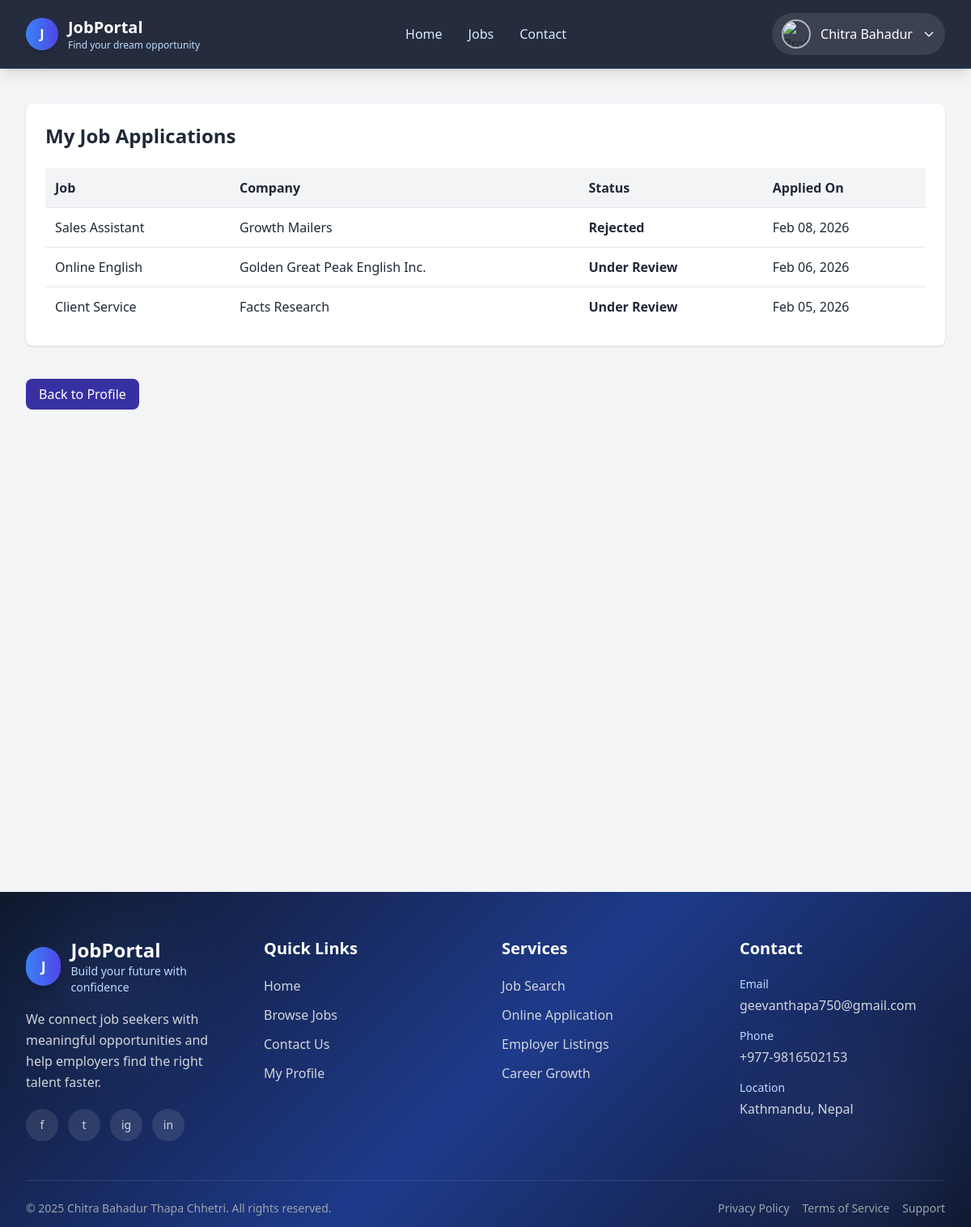
/my-jobs/ (signed in), run on the app's committed database.
### jobs/models.py (models this page shows, shortened)
class JobApplication(models.Model):
    STATUS_CHOICES = (
        ('applied', 'Applied'),
        ('reviewing', 'Under Review'),
        ('shortlisted', 'Shortlisted'),
        ('rejected', 'Rejected'),
        ('selected', 'Selected'),
    )
    job = models.ForeignKey(
        Job,
        on_delete=models.CASCADE,
        related_name='applications'
    )
    user = models.ForeignKey(User, on_delete=models.CASCADE)
    full_name = models.CharField(max_length=150)
    email = models.EmailField()
    phone = models.CharField(max_length=15)
    photo = CloudinaryField('application_photo', blank=True, null=True)
    resume = CloudinaryField('resume', resource_type='raw', blank=True, null=True)
    applied_at = models.DateTimeField(default=timezone.now)
    status = models.CharField(
        max_length=20,
        choices=STATUS_CHOICES,
        default='applied'
    )
    class Meta:
        unique_together = ('job', 'user')
        ordering = ['-applied_at']

class Job(models.Model):
    JOB_TYPE_CHOICES = (
        ('FT', 'Full Time'),
        ('PT', 'Part Time'),
        ('IN', 'Internship'),
        ('CT', 'Contract'),
    )
    title = models.CharField(max_length=200)
    company_name = models.CharField(max_length=200)
    location = models.CharField(max_length=200)
    job_type = models.CharField(max_length=2, choices=JOB_TYPE_CHOICES)
    salary = models.CharField(max_length=100, blank=True, null=True)
    description = models.TextField()
    requirements = models.TextField()
    posted_by = models.ForeignKey(User, on_delete=models.CASCADE)
    posted_at = models.DateTimeField(auto_now_add=True)
    is_active = models.BooleanField(default=True)
    featured = models.BooleanField(default=False)

### jobs/views.py (the view)
# urls.py: path('my-jobs/', views.my_jobs, name='my_jobs'),
@login_required
def my_jobs(request):
    applications = JobApplication.objects.filter(
        user=request.user
    ).select_related('job')
    return render(request, 'jobs/my_jobs.html', {
        'applications': applications
    })

### jobs/context_processors.py (called while the page is built)
def user_profile(request):
    if request.user.is_authenticated:
        profile, _ = Profile.objects.get_or_create(user=request.user)
        return {'profile': profile}
    return {}

### jobs/templates/jobs/my_jobs.html (shortened to what this page needs)
{% extends 'jobs/base.html' %}
{% block content %}
<div class="max-w-6xl mx-auto mt-20 mb-12 bg-white dark:bg-gray-800 rounded-lg shadow p-6">
    <h2 class="text-2xl font-bold mb-6 text-gray-800 dark:text-white">
        My Job Applications
    </h2>
    {% if applications %}
    <div class="overflow-x-auto">
        <table class="w-full border-collapse">
            <thead>
                <tr class="bg-gray-100 dark:bg-gray-700">
                    <th class="p-3 text-left">Job</th>
                    <th class="p-3 text-left">Company</th>
                    <th class="p-3 text-left">Status</th>
                    <th class="p-3 text-left">Applied On</th>
                </tr>
            </thead>
            <tbody>
                {% for app in applications %}
                <tr class="border-t">
                    <td class="p-3">{{ app.job.title }}</td>
                    <td class="p-3">{{ app.job.company_name }}</td>
                    <td class="p-3 font-semibold">
                        {{ app.get_status_display }}
                    </td>
                    <td class="p-3">
                        {{ app.applied_at|date:"M d, Y" }}
                    </td>
                </tr>
                {% endfor %}
            </tbody>
        </table>
    </div>
    {% else %}
        <p class="text-gray-500 dark:text-gray-400">
            You have not applied for any jobs yet.
        </p>
    {% endif %}
</div>
<div class="mt-4">
    <a href="{% url 'profile' %}" class="px-4 py-2 bg-indigo-800 text-white rounded-lg hover:bg-indigo-700">
                    Back to Profile
                </a>
                </div>
{% endblock %}

### jobs/templates/jobs/base.html (shortened to what this page needs)
<!doctype html>
<html lang="en">
  <head>
    <script src="https://cdn.tailwindcss.com"></script>
  </head>
  <body class="bg-gray-100 text-gray-800">
    <nav
      x-data="{ isOpen: false, profileOpen: false }"
      class="fixed top-0 left-0 w-full z-50 border-b border-blue-400/20 nav-glass shadow-lg"
    >
      <div class="max-w-7xl mx-auto px-4 sm:px-6 lg:px-8">
        <div class="flex items-center justify-between py-4">
          <a href="{% url 'home' %}" class="flex items-center gap-3">
            <div class="w-10 h-10 rounded-full bg-gradient-to-r from-blue-500 to-indigo-600 flex items-center justify-center text-white font-bold shadow-lg">
              J
            </div>
            <div>
              <h1 class="text-lg sm:text-xl font-bold text-white leading-tight">JobPortal</h1>
              <p class="text-xs text-blue-200 hidden sm:block">Find your dream opportunity</p>
            </div>
          </a>
          <div class="hidden md:flex items-center space-x-8">
            <a href="{% url 'home' %}" class="text-blue-100 hover:text-white font-medium transition">Home</a>
            <a href="{% url 'job_list' %}" class="text-blue-100 hover:text-white font-medium transition">Jobs</a>
            <a href="{% url 'contact' %}" class="text-blue-100 hover:text-white font-medium transition">Contact</a>
          </div>
          <div class="flex items-center gap-3 sm:gap-4">
            {% if user.is_authenticated %}
            <div class="relative">
              <button
                @click="profileOpen = !profileOpen"
                class="flex items-center gap-2 sm:gap-3 focus:outline-none bg-white/10 hover:bg-white/20 px-2 sm:px-3 py-2 rounded-full transition"
              >
                <img
                  src="{% if profile and profile.photo %}{{ profile.photo.url }}{% else %}https://ui-avatars.com/api/?name={{ user.get_full_name|default:user.username }}{% endif %}"
                  class="w-9 h-9 rounded-full object-cover border-2 border-white/60"
                  alt="Profile"
                />
                <span class="hidden sm:inline text-white font-medium max-w-[120px] truncate">
                  {{ user.first_name|default:user.username }}
                </span>
                <svg class="w-4 h-4 text-white hidden sm:block" fill="none" stroke="currentColor" viewBox="0 0 24 24">
                  <path stroke-linecap="round" stroke-linejoin="round" stroke-width="2" d="M19 9l-7 7-7-7"></path>
                </svg>
              </button>
            </div>
            {% endif %}
          </div>
        </div>
      </div>
    </nav>
    <main class="max-w-7xl mx-auto mt-28 sm:mt-32 px-4 sm:px-6 lg:px-8 min-h-[60vh]">
      {% block content %}{% endblock %}
    </main>
    <footer class="footer-gradient text-gray-300 mt-16 relative overflow-hidden">
      <div class="absolute inset-0 opacity-10">
        <div class="absolute top-10 left-10 w-40 h-40 bg-blue-400 rounded-full blur-3xl"></div>
        <div class="absolute bottom-10 right-10 w-52 h-52 bg-indigo-400 rounded-full blur-3xl"></div>
      </div>
      <div class="relative max-w-7xl mx-auto px-4 sm:px-6 lg:px-8 py-14">
        <div class="grid grid-cols-1 sm:grid-cols-2 lg:grid-cols-4 gap-10">
          <div class="sm:col-span-2 lg:col-span-1">
            <div class="flex items-center gap-3 mb-4">
              <div class="w-12 h-12 rounded-full bg-gradient-to-r from-blue-500 to-indigo-600 flex items-center justify-center text-white font-bold text-lg shadow-lg">
                J
              </div>
              <div>
                <h2 class="text-2xl font-bold text-white">JobPortal</h2>
                <p class="text-sm text-blue-200">Build your future with confidence</p>
              </div>
            </div>
            <p class="text-gray-300 leading-relaxed mb-5">
              We connect job seekers with meaningful opportunities and help employers find the right talent faster.
            </p>
            <div class="flex items-center gap-3">
              <a href="#" class="social-icon w-10 h-10 rounded-full bg-white/10 hover:bg-blue-600 flex items-center justify-center">
                <span class="text-sm">f</span>
              </a>
              <a href="#" class="social-icon w-10 h-10 rounded-full bg-white/10 hover:bg-sky-500 flex items-center justify-center">
                <span class="text-sm">t</span>
              </a>
              <a href="#" class="social-icon w-10 h-10 rounded-full bg-white/10 hover:bg-pink-600 flex items-center justify-center">
                <span class="text-sm">ig</span>
              </a>
              <a href="#" class="social-icon w-10 h-10 rounded-full bg-white/10 hover:bg-blue-700 flex items-center justify-center">
                <span class="text-sm">in</span>
              </a>
            </div>
          </div>
          <div>
            <h3 class="text-xl font-semibold text-white mb-5">Quick Links</h3>
            <ul class="space-y-3">
              <li><a href="{% url 'home' %}" class="footer-link text-gray-300 hover:text-white inline-block">Home</a></li>
              <li><a href="{% url 'job_list' %}" class="footer-link text-gray-300 hover:text-white inline-block">Browse Jobs</a></li>
              <li><a href="{% url 'contact' %}" class="footer-link text-gray-300 hover:text-white inline-block">Contact Us</a></li>
              {% if user.is_authenticated and not user.is_staff %}
              <li><a href="{% url 'profile' %}" class="footer-link text-gray-300 hover:text-white inline-block">My Profile</a></li>
              {% endif %}
            </ul>
          </div>
          <div>
            <h3 class="text-xl font-semibold text-white mb-5">Services</h3>
            <ul class="space-y-3">
              <li class="text-gray-300">Job Search</li>
              <li class="text-gray-300">Online Application</li>
              <li class="text-gray-300">Employer Listings</li>
              <li class="text-gray-300">Career Growth</li>
            </ul>
          </div>
          <div>
            <h3 class="text-xl font-semibold text-white mb-5">Contact</h3>
            <div class="space-y-4">
              <div>
                <p class="text-sm text-blue-200 mb-1">Email</p>
                <p class="text-gray-300 break-all">geevanthapa750@gmail.com</p>
              </div>
              <div>
                <p class="text-sm text-blue-200 mb-1">Phone</p>
                <p class="text-gray-300">+977-9816502153</p>
              </div>
              <div>
                <p class="text-sm text-blue-200 mb-1">Location</p>
                <p class="text-gray-300">Kathmandu, Nepal</p>
              </div>
            </div>
          </div>
        </div>
        <div class="border-t border-white/10 mt-12 pt-6 flex flex-col md:flex-row items-center justify-between gap-4 text-sm text-gray-400">
          <p class="text-center md:text-left">
            &copy; 2025 Chitra Bahadur Thapa Chhetri. All rights reserved.
          </p>
          <div class="flex flex-wrap justify-center gap-4">
            <a href="#" class="hover:text-white transition">Privacy Policy</a>
            <a href="#" class="hover:text-white transition">Terms of Service</a>
            <a href="#" class="hover:text-white transition">Support</a>
          </div>
        </div>
      </div>
    </footer>
  </body>
</html>

### jobs/templates/jobs/base.html (style rules this page uses)
html { scroll-behavior: smooth; }
body { min-height: 100vh; }
.footer-gradient { background: linear-gradient(135deg, #0f172a 0%, #1e3a8a 50%, #0f172a 100%); }
.nav-glass { background: rgba(15, 23, 42, 0.9); backdrop-filter: blur(14px); }
.footer-link { transition: all 0.3s ease; }
.social-icon { transition: all 0.3s ease; }

### data on the page
JobApplication: job "Sales Assistant", job.company_name "Growth Mailers", status "Rejected", applied_at "Feb 08, 2026"
JobApplication: job "Online English", job.company_name "Golden Great Peak English Inc.", status "Under Review", applied_at "Feb 06, 2026"
JobApplication: job "Client Service", job.company_name "Facts Research", status "Under Review", applied_at "Feb 05, 2026"

### other printed values
{{ user.first_name|default:user.username }} "Chitra Bahadur"
